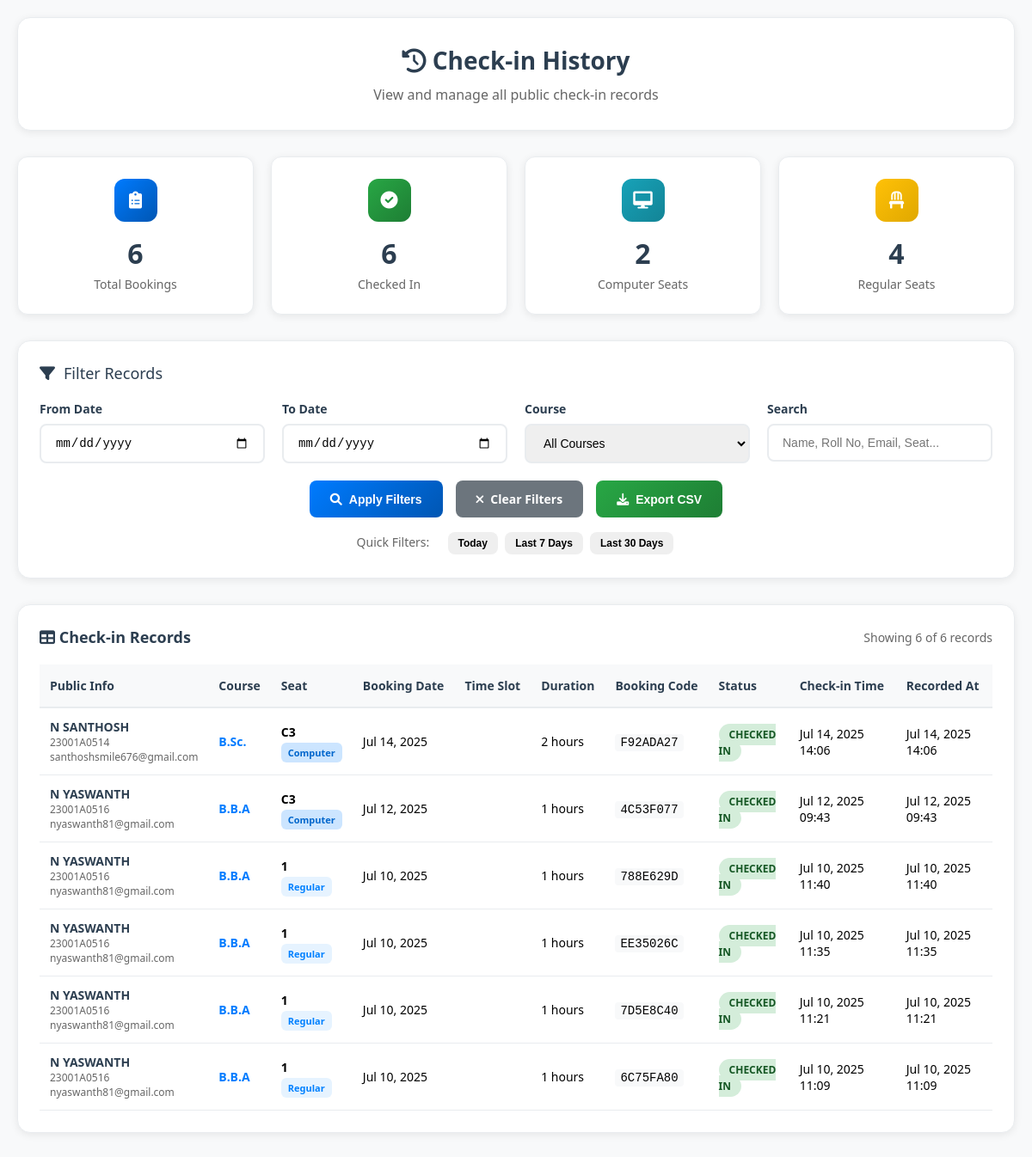
/librarian-history.php, run on the app's committed database.
### tables this page shows
CREATE TABLE `checkin_logs` (
  `id` int(11) NOT NULL,
  `student_id` int(11) NOT NULL,
  `student_name` varchar(100) NOT NULL,
  `roll_number` varchar(50) NOT NULL,
  `course` varchar(20) NOT NULL,
  `email` varchar(100) NOT NULL,
  `phone` varchar(20) DEFAULT NULL,
  `seat_id` varchar(10) NOT NULL,
  `is_computer` tinyint(1) DEFAULT NULL,
  `booking_date` date NOT NULL,
  `start_time` int(11) NOT NULL,
  `duration` int(11) NOT NULL,
  `time_slot` varchar(20) DEFAULT NULL,
  `booking_code` varchar(10) DEFAULT NULL,
  `attendance_code` varchar(20) DEFAULT NULL,
  `checkin_time` datetime DEFAULT NULL,
  `recorded_at` datetime DEFAULT current_timestamp()
);

### librarian-history.php (the view, shortened to what this page needs)
<?php
$host = 'sql200.infinityfree.com';
$dbname = 'if0_39418937_library_management';
$username = 'if0_39418937';
$password = 'library2025';
try {
    $pdo = new PDO("mysql:host=$host;dbname=$dbname;charset=utf8mb4", $username, $password);
    $pdo->setAttribute(PDO::ATTR_ERRMODE, PDO::ERRMODE_EXCEPTION);
    $pdo->setAttribute(PDO::ATTR_DEFAULT_FETCH_MODE, PDO::FETCH_ASSOC);
    $pdo->setAttribute(PDO::ATTR_EMULATE_PREPARES, false);
} catch(PDOException $e) {
    error_log("Database connection failed: " . $e->getMessage());
    die("Database connection failed. Please check your configuration.");
}
$date_from = $_GET['date_from'] ?? '';
$date_to = $_GET['date_to'] ?? '';
$course_filter = $_GET['course'] ?? '';
$search = $_GET['search'] ?? '';
$page = (int)($_GET['page'] ?? 1);
$records_per_page = 20;
$offset = ($page - 1) * $records_per_page;
function buildWhereClause($date_from, $date_to, $course_filter, $search) {
    $conditions = [];
    $params = [];
    $whereClause = !empty($conditions) ? "WHERE " . implode(" AND ", $conditions) : "";
    return [$whereClause, $params];
}
function getCheckinLogs($date_from, $date_to, $course_filter, $search, $offset, $records_per_page) {
    global $pdo;
    list($whereClause, $params) = buildWhereClause($date_from, $date_to, $course_filter, $search);
    try {
        $sql = "SELECT * FROM checkin_logs $whereClause ORDER BY recorded_at DESC LIMIT $records_per_page OFFSET $offset";
        $stmt = $pdo->prepare($sql);
        $stmt->execute($params);
        return $stmt->fetchAll();
    } catch (PDOException $e) {
        return [];
    }
}
function getTotalCount($date_from, $date_to, $course_filter, $search) {
    global $pdo;
    list($whereClause, $params) = buildWhereClause($date_from, $date_to, $course_filter, $search);
    try {
        $sql = "SELECT COUNT(*) FROM checkin_logs $whereClause";
        $stmt = $pdo->prepare($sql);
        $stmt->execute($params);
        return $stmt->fetchColumn();
    } catch (PDOException $e) {
        return 0;
    }
}
function getStatistics($date_from, $date_to, $course_filter, $search) {
    global $pdo;
    list($whereClause, $params) = buildWhereClause($date_from, $date_to, $course_filter, $search);
    try {
        $sql = "SELECT
                    COUNT(*) as total_bookings,
                    COUNT(CASE WHEN checkin_time IS NOT NULL THEN 1 END) as checked_in,
                    COUNT(CASE WHEN is_computer = 1 THEN 1 END) as computer_seats,
                    COUNT(CASE WHEN is_computer = 0 THEN 1 END) as regular_seats
                FROM checkin_logs $whereClause";
        $stmt = $pdo->prepare($sql);
        $stmt->execute($params);
        return $stmt->fetch();
    } catch (PDOException $e) {
        return [
            'total_bookings' => 0,
            'checked_in' => 0,
            'computer_seats' => 0,
            'regular_seats' => 0
        ];
    }
}
$logs = getCheckinLogs($date_from, $date_to, $course_filter, $search, $offset, $records_per_page);
$total_records = getTotalCount($date_from, $date_to, $course_filter, $search);
$statistics = getStatistics($date_from, $date_to, $course_filter, $search);
?>
<!DOCTYPE html>
<html lang="en">
<head>
    <link href="https://cdnjs.cloudflare.com/ajax/libs/font-awesome/6.0.0/css/all.min.css" rel="stylesheet">
</head>
<body>
    <div class="container">
        <div class="header loading">
            <h1><i class="fas fa-history"></i> Check-in History</h1>
            <p>View and manage all public check-in records</p>
        </div>
        <div class="stats-grid loading" style="animation-delay: 0.1s;">
            <div class="stat-card">
                <div class="stat-icon total">
                    <i class="fas fa-clipboard-list"></i>
                </div>
                <div class="stat-number"><?php echo number_format($statistics['total_bookings']); ?></div>
                <div class="stat-label">Total Bookings</div>
            </div>
            <div class="stat-card">
                <div class="stat-icon checked">
                    <i class="fas fa-check-circle"></i>
                </div>
                <div class="stat-number"><?php echo number_format($statistics['checked_in']); ?></div>
                <div class="stat-label">Checked In</div>
            </div>
            <div class="stat-card">
                <div class="stat-icon computer">
                    <i class="fas fa-desktop"></i>
                </div>
                <div class="stat-number"><?php echo number_format($statistics['computer_seats']); ?></div>
                <div class="stat-label">Computer Seats</div>
            </div>
            <div class="stat-card">
                <div class="stat-icon regular">
                    <i class="fas fa-chair"></i>
                </div>
                <div class="stat-number"><?php echo number_format($statistics['regular_seats']); ?></div>
                <div class="stat-label">Regular Seats</div>
            </div>
        </div>
        <div class="filters-section loading" style="animation-delay: 0.2s;">
            <div class="filters-title">
                <i class="fas fa-filter"></i>
                Filter Records
            </div>
            <form method="GET" id="filterForm">
                <div class="filters-grid">
                    <div class="filter-group">
                        <label class="filter-label">From Date</label>
                        <input type="date" name="date_from" id="date_from" class="filter-input" value="<?php echo htmlspecialchars($date_from); ?>">
                    </div>
                    <div class="filter-group">
                        <label class="filter-label">To Date</label>
                        <input type="date" name="date_to" id="date_to" class="filter-input" value="<?php echo htmlspecialchars($date_to); ?>">
                    </div>
                    <div class="filter-group">
                        <label class="filter-label">Course</label>
                        <select name="course" id="course" class="filter-select">
                            <option value="">All Courses</option>
                        </select>
                    </div>
                    <div class="filter-group">
                        <label class="filter-label">Search</label>
                        <input type="text" name="search" id="search" class="filter-input"
                               placeholder="Name, Roll No, Email, Seat..."
                               value="<?php echo htmlspecialchars($search); ?>">
                    </div>
                </div>
                <div class="filter-actions">
                    <button type="submit" class="btn btn-primary">
                        <i class="fas fa-search"></i> Apply Filters
                    </button>
                    <a href="librarian-history.php" class="btn btn-secondary">
                        <i class="fas fa-times"></i> Clear Filters
                    </a>
                    <button type="button" class="btn btn-success" onclick="exportData()">
                        <i class="fas fa-download"></i> Export CSV
                    </button>
                </div>
            </form>
        </div>
        <div class="table-section loading" style="animation-delay: 0.3s;">
            <div class="table-header">
                <div class="table-title">
                    <i class="fas fa-table"></i> Check-in Records
                </div>
                <div class="table-info">
                    Showing <?php echo number_format(min($records_per_page, $total_records - $offset)); ?> of <?php echo number_format($total_records); ?> records
                </div>
            </div>
            <?php if (empty($logs)): ?>
                <div class="no-data">
                    <i class="fas fa-inbox"></i>
                    <h3>No Records Found</h3>
                    <p>No check-in records match your current filters.</p>
                </div>
            <?php else: ?>
                <div class="table-container">
                    <table class="data-table">
                        <thead>
                            <tr>
                                <th>Public Info</th>
                                <th>Course</th>
                                <th>Seat</th>
                                <th>Booking Date</th>
                                <th>Time Slot</th>
                                <th>Duration</th>
                                <th>Booking Code</th>
                                <th>Status</th>
                                <th>Check-in Time</th>
                                <th>Recorded At</th>
                            </tr>
                        </thead>
                        <tbody>
                            <?php foreach ($logs as $log): ?>
                                <tr>
                                    <td>
                                        <div style="font-weight: 600; color: #2c3e50;">
                                            <?php echo htmlspecialchars($log['student_name']); ?>
                                        </div>
                                        <div style="font-size: 12px; color: #666;">
                                            <?php echo htmlspecialchars($log['roll_number']); ?>
                                        </div>
                                        <div style="font-size: 12px; color: #666;">
                                            <?php echo htmlspecialchars($log['email']); ?>
                                        </div>
                                    </td>
                                    <td>
                                        <span style="font-weight: 600; color: #007bff;">
                                            <?php echo htmlspecialchars($log['course']); ?>
                                        </span>
                                    </td>
                                    <td>
                                        <div style="font-weight: 600; margin-bottom: 4px;">
                                            <?php echo htmlspecialchars($log['seat_id']); ?>
                                        </div>
                                        <span class="seat-type <?php echo $log['is_computer'] ? 'seat-computer' : 'seat-regular'; ?>">
                                            <?php echo $log['is_computer'] ? 'Computer' : 'Regular'; ?>
                                        </span>
                                    </td>
                                    <td>
                                        <?php echo date('M d, Y', strtotime($log['booking_date'])); ?>
                                    </td>
                                    <td>
                                    </td>
                                    <td>
                                        <?php echo $log['duration']; ?> hours
                                    </td>
                                    <td>
                                        <code style="background: #f8f9fa; padding: 2px 6px; border-radius: 4px;">
                                            <?php echo htmlspecialchars($log['booking_code'] ?? 'N/A'); ?>
                                        </code>
                                    </td>
                                    <td>
                                        <span class="status-badge <?php echo $log['checkin_time'] ? 'status-checked-in' : 'status-booked'; ?>">
                                            <?php echo $log['checkin_time'] ? 'Checked In' : 'Booked'; ?>
                                        </span>
                                    </td>
                                    <td>
                                        <?php if ($log['checkin_time']): ?>
                                            <?php echo date('M d, Y H:i', strtotime($log['checkin_time'])); ?>
                                        <?php else: ?>
                                            <span style="color: #999;">Not checked in</span>
                                        <?php endif; ?>
                                    </td>
                                    <td>
                                        <?php echo date('M d, Y H:i', strtotime($log['recorded_at'])); ?>
                                    </td>
                                </tr>
                            <?php endforeach; ?>
                        </tbody>
                    </table>
                </div>
            <?php endif; ?>
        </div>
    </div>
</body>
</html>

### data on the page
checkin_logs: student_name "N SANTHOSH", roll_number "23001A0514", email "santhoshsmile676@gmail.com", course "B.Sc.", seat "C3", is_computer "Computer", booking_date "Jul 14, 2025", duration "2", booking_code "F92ADA27", shows "CHECKED IN", checkin_time "Jul 14, 2025 14:06", recorded_at "Jul 14, 2025 14:06"
checkin_logs: student_name "N YASWANTH", roll_number "23001A0516", email "nyaswanth81@gmail.com", course "B.B.A", seat "C3", is_computer "Computer", booking_date "Jul 12, 2025", duration "1", booking_code "4C53F077", shows "CHECKED IN", checkin_time "Jul 12, 2025 09:43", recorded_at "Jul 12, 2025 09:43"
checkin_logs: student_name "N YASWANTH", roll_number "23001A0516", email "nyaswanth81@gmail.com", course "B.B.A", seat "1", is_computer "Regular", booking_date "Jul 10, 2025", duration "1", booking_code "788E629D", shows "CHECKED IN", checkin_time "Jul 10, 2025 11:40", recorded_at "Jul 10, 2025 11:40"
checkin_logs: student_name "N YASWANTH", roll_number "23001A0516", email "nyaswanth81@gmail.com", course "B.B.A", seat "1", is_computer "Regular", booking_date "Jul 10, 2025", duration "1", booking_code "EE35026C", shows "CHECKED IN", checkin_time "Jul 10, 2025 11:35", recorded_at "Jul 10, 2025 11:35"
checkin_logs: student_name "N YASWANTH", roll_number "23001A0516", email "nyaswanth81@gmail.com", course "B.B.A", seat "1", is_computer "Regular", booking_date "Jul 10, 2025", duration "1", booking_code "7D5E8C40", shows "CHECKED IN", checkin_time "Jul 10, 2025 11:21", recorded_at "Jul 10, 2025 11:21"
checkin_logs: student_name "N YASWANTH", roll_number "23001A0516", email "nyaswanth81@gmail.com", course "B.B.A", seat "1", is_computer "Regular", booking_date "Jul 10, 2025", duration "1", booking_code "6C75FA80", shows "CHECKED IN", checkin_time "Jul 10, 2025 11:09", recorded_at "Jul 10, 2025 11:09"

### other printed values
$statistics['total_bookings'] "6"
$statistics['checked_in'] "6"
$statistics['computer_seats'] "2"
$statistics['regular_seats'] "4"
min($records_per_page, $total_records - $offset) "6"
$total_records "6"
